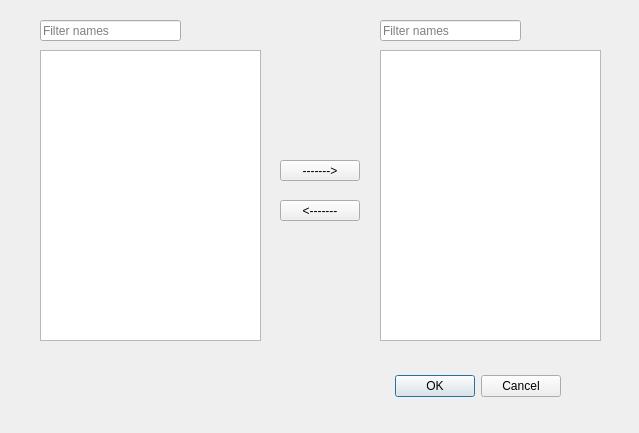
<?xml version="1.0" encoding="UTF-8"?>
<ui version="4.0">
 <class>RelationWindow</class>
 <widget class="QDialog" name="RelationWindow">
  <property name="geometry">
   <rect>
    <x>0</x>
    <y>0</y>
    <width>639</width>
    <height>433</height>
   </rect>
  </property>
  <property name="windowTitle">
   <string>Dialog</string>
  </property>
  <widget class="QDialogButtonBox" name="buttonBox">
   <property name="geometry">
    <rect>
     <x>220</x>
     <y>370</y>
     <width>341</width>
     <height>32</height>
    </rect>
   </property>
   <property name="orientation">
    <enum>Qt::Horizontal</enum>
   </property>
   <property name="standardButtons">
    <set>QDialogButtonBox::Cancel|QDialogButtonBox::Ok</set>
   </property>
  </widget>
  <widget class="QTableView" name="relatedTable">
   <property name="geometry">
    <rect>
     <x>380</x>
     <y>50</y>
     <width>221</width>
     <height>291</height>
    </rect>
   </property>
  </widget>
  <widget class="QTableView" name="nRelatedTable">
   <property name="geometry">
    <rect>
     <x>40</x>
     <y>50</y>
     <width>221</width>
     <height>291</height>
    </rect>
   </property>
  </widget>
  <widget class="QPushButton" name="pushButton">
   <property name="geometry">
    <rect>
     <x>280</x>
     <y>160</y>
     <width>80</width>
     <height>21</height>
    </rect>
   </property>
   <property name="text">
    <string>-------&gt;</string>
   </property>
  </widget>
  <widget class="QPushButton" name="pushButton_2">
   <property name="geometry">
    <rect>
     <x>280</x>
     <y>200</y>
     <width>80</width>
     <height>21</height>
    </rect>
   </property>
   <property name="text">
    <string>&lt;-------</string>
   </property>
  </widget>
  <widget class="QLineEdit" name="filterNames">
   <property name="geometry">
    <rect>
     <x>40</x>
     <y>20</y>
     <width>141</width>
     <height>21</height>
    </rect>
   </property>
   <property name="placeholderText">
    <string>Filter names</string>
   </property>
  </widget>
  <widget class="QLineEdit" name="filterNames_2">
   <property name="geometry">
    <rect>
     <x>380</x>
     <y>20</y>
     <width>141</width>
     <height>21</height>
    </rect>
   </property>
   <property name="placeholderText">
    <string>Filter names</string>
   </property>
  </widget>
 </widget>
 <resources/>
 <connections>
  <connection>
   <sender>buttonBox</sender>
   <signal>accepted()</signal>
   <receiver>RelationWindow</receiver>
   <slot>accept()</slot>
   <hints>
    <hint type="sourcelabel">
     <x>248</x>
     <y>254</y>
    </hint>
    <hint type="destinationlabel">
     <x>157</x>
     <y>274</y>
    </hint>
   </hints>
  </connection>
  <connection>
   <sender>buttonBox</sender>
   <signal>rejected()</signal>
   <receiver>RelationWindow</receiver>
   <slot>reject()</slot>
   <hints>
    <hint type="sourcelabel">
     <x>316</x>
     <y>260</y>
    </hint>
    <hint type="destinationlabel">
     <x>286</x>
     <y>274</y>
    </hint>
   </hints>
  </connection>
 </connections>
</ui>
